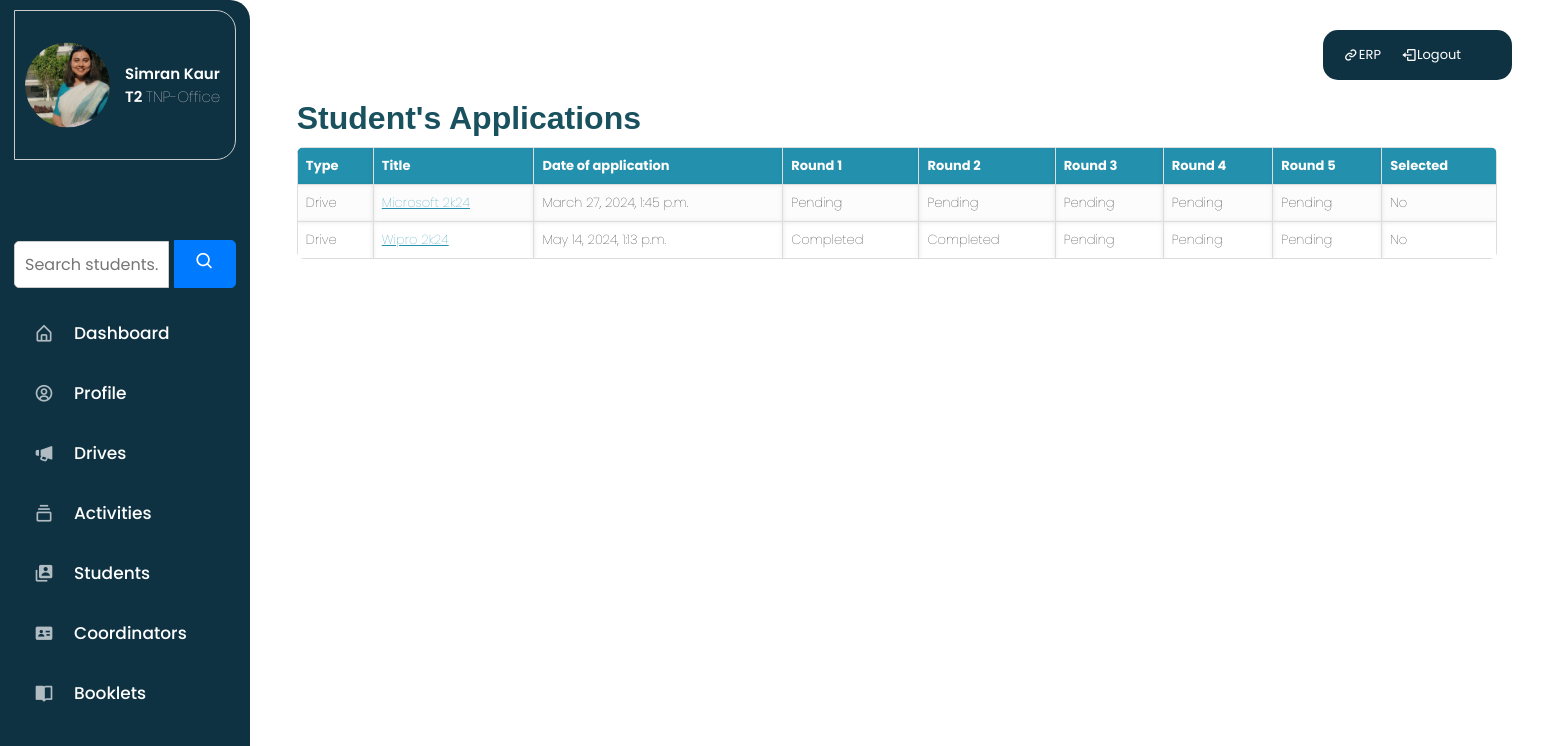
/my_applications/202001103004/ (signed in), run on the app's committed database.
### users/models.py (models this page shows, shortened)
class TNPOffice(models.Model):
    user = models.OneToOneField(CustomUser,on_delete=models.CASCADE,null=True,blank=True)
    T_ID =  models.CharField(max_length = 25,unique=True)
    NAME = models.CharField(max_length=255)
    PHONE_NO = models.PositiveIntegerField()
    EMAIL = models.EmailField()
    PERSONAL_EMAIL = models.EmailField()
    PROFILE_PHOTO = models.ImageField(upload_to='images/profiles/tnp',null=True,blank=True)

class CustomUser(AbstractUser):
    USER_CHOICES = [
        ('Student', 'Student'),
        ('Coordinator', 'Coordinator'),
        ('TNP-Office', 'TNP-Office'),
    ]
    user_type = models.CharField(max_length=15, choices=USER_CHOICES,default ='Student')
    username = models.CharField(max_length=10,null=True,blank=True)
    USERNAME_FIELD = 'email'
    REQUIRED_FIELDS = []
    email = models.EmailField(unique=True)

class DriveApplication(models.Model):
    drive= models.ForeignKey(Drive, on_delete=models.CASCADE)  # Notice the student applied for
    student = models.ForeignKey(Student, on_delete=models.CASCADE)  # Student applying for the notice
    applied_date = models.DateTimeField(auto_now_add=True)  # Date/time the application was submitted
    round1 = models.BooleanField(default=False)  # Round 1 completed or not
    round2 = models.BooleanField(default=False)  # Round 2 completed or not
    round3 = models.BooleanField(default=False)  # Round 3 completed or not
    round4 = models.BooleanField(default=False)  # Round 4 completed or not
    round5 = models.BooleanField(default=False)  # Round 5 completed or not
    selected = models.BooleanField(default=False)  # Whether the student is selected
    class Meta:
        unique_together = (('drive', 'student'),)

### notices/models.py (models this page shows, shortened)
class Drive(models.Model):
    DRIVE_STATUS_CHOICES = [
        ('Closed', 'Closed'),
        ('Active', 'Active'),
        ('Upcoming', 'Upcoming'),
    ]
    Reference_no = models.CharField(max_length=100)
    title = models.CharField(max_length=100)
    company_name = models.CharField(max_length=30)
    company_logo = models.ImageField(null=True,blank=True,upload_to='logos/')
    date = models.DateField()
    application_last_date = models.DateField(default='2002-12-02')
    content = models.TextField()
    Bond = models.CharField(max_length=50)
    industry_type = models.CharField(max_length=50)
    department = models.ManyToManyField(Department)
    job_role = models.CharField(max_length=50)
    job_location = models.CharField(max_length=50)
    job_eligibility = models.TextField()
    job_description = models.TextField()
    job_CTC = models.CharField(max_length=50)
    creation_date = models.DateTimeField(auto_now_add=True)
    drive_id = models.AutoField(primary_key=True)
    application_link = models.CharField(max_length=100,null=True,blank=True)
    resume_link = models.CharField(max_length=200, blank=True)
    num_rounds = models.IntegerField(default=1, verbose_name='Number of Rounds')
    round1 = models.CharField(max_length=100, blank=True, null=True, verbose_name='Round 1 Name',default ='Round 1')
    round2 = models.CharField(max_length=100, blank=True, null=True, verbose_name='Round 2 Name')
    round3 = models.CharField(max_length=100, blank=True, null=True, verbose_name='Round 3 Name')
    round4 = models.CharField(max_length=100, blank=True, null=True, verbose_name='Round 4 Name')
    round5 = models.CharField(max_length=100, blank=True, null=True, verbose_name='Round 5 Name')
    drive_status = models.CharField(max_length=10, choices=DRIVE_STATUS_CHOICES, default='Upcoming')
    class Meta:
        ordering = ['-creation_date']

### users/views.py (the view)
# urls.py: path('my_applications/<int:student_prn>/', views.my_applications, name='my_applications'),
@login_required
def my_applications(request, student_prn):
    student = get_object_or_404(Student, PRN=student_prn)
    applied_drives = DriveApplication.objects.filter(student=student)
    drive_applications = []
    for application in applied_drives:
        round_info = {
            'drive': application.drive,
            'applied_date': application.applied_date,  # Include applied_date in context
            'round1': application.round1,
            'round2': application.round2,
            'round3': application.round3,
            'round4': application.round4,
            'round5': application.round5,
            'selected': application.selected,
        }
        drive_applications.append(round_info)
    applied_activities = ActivityApplication.objects.filter(student=student)
    context = {
        'drive_applications': drive_applications,
        'applied_activities': applied_activities,
        'student': student
    }
    if (request.user.user_type == 'Coordinator' or request.user.user_type == 'TNP-Office') \
        or (request.user.student.PRN == student_prn):
        return render(request, 'my_applications.html', context)
    else:
        return render(request, 'dashboard.html')  # Render appropriate dashboard template

### users/templates/my_applications.html (shortened to what this page needs)
{% extends 'main.html' %}
{% block content %}
    {% if not applied_activities and not drive_applications %}
        <p>No applications found. <a href="{% url 'all-drives' %}">Go to drives</a></p>
    {% else %}
    <div class="application-table-container">
        {% if request.user.user_type != 'Student' %}
            <h1>Student's Applications </h1>
        {% else %}
            <h1>My Applications </h1>
        {% endif %}
        <table class="application-table">
            <tr>
                <th>Type</th>
                <th>Title</th>
                <th>Date of application</th>
                <th>Round 1</th>
                <th>Round 2</th>
                <th>Round 3</th>
                <th>Round 4</th>
                <th>Round 5</th>
                <th>Selected</th>
            </tr>
            {% for application in drive_applications %}
                <tr>
                    <td>Drive</td>
                    <td><a href="{% url 'drive' application.drive.pk %}" style="color: #2391ad;">{{ application.drive.title }}</a></td>
                    <td>{{ application.applied_date }}</td>
                    <td>{% if application.round1 %}Completed{% else %}Pending{% endif %}</td>
                    <td>{% if application.round2 %}Completed{% else %}Pending{% endif %}</td>
                    <td>{% if application.round3 %}Completed{% else %}Pending{% endif %}</td>
                    <td>{% if application.round4 %}Completed{% else %}Pending{% endif %}</td>
                    <td>{% if application.round5 %}Completed{% else %}Pending{% endif %}</td>
                    <td>{% if application.selected %}Yes{% else %}No{% endif %}</td>
                </tr>
            {% endfor %}
        </table>
    </div>
    {% endif %}
{% endblock %}

### notices/templates/sidebar.html (shortened to what this page needs)
{% load static %}
<!DOCTYPE html>
<html lang="en">
<head>
    <link rel="stylesheet" type="text/css" href="{% static 'css/sidebar.css' %}" />
    <link href='https://unpkg.com/boxicons@2.1.1/css/boxicons.min.css' rel='stylesheet'>
</head>
<body>
    <div class="sidebar-container">
        <div class="horizontal-bar">
            <div class="erp-logout-links">
                <a href="https://erp.mgmu.ac.in/" class="erp-col">
                    <i class='bx bx-link icon erp-icon'></i>
                    <span class="text nav-text erp-text">ERP</span>
                </a>
                <a href="{% url 'logout' %}" class="logout-col">
                    <i class='bx bx-log-out icon logout-icon'></i>
                    <span class="text nav-text logout-text">Logout</span>
                </a>
            </div>
        </div>
    <nav class="sidebar">
        <header>
            <div class="profile-container">
                <div class="profile-picture">
                    {% if user_profile.Profile_photo %}
                    <img src="{{ user_profile.Profile_photo.url }}" alt="Profile Picture" class="profile-image" />
                    {% elif user_profile.PROFILE_PHOTO %}
                    <img src="{{ user_profile.PROFILE_PHOTO.url }}" alt="Profile Picture" class="profile-image" />
                    {% else %}
                    <img src="{% static 'images/user-default.png.' %}" alt="Placeholder Profile Picture" class="profile-image" />
                    {% endif %}
                </div>
                <div class="profile-info">
                    <span class="name">
                        {% if request.user.student %}
                        {{ request.user.student.FIRST_NAME }}
                        {{ request.user.student.PRN }}
                        {% elif request.user.coordinator %}
                        {{ request.user.coordinator.NAME }}
                        {{ request.user.coordinator.C_ID }}
                        {% elif request.user.tnpoffice %}
                        {{ request.user.tnpoffice.NAME }}
                        {{ request.user.tnpoffice.T_ID }}
                        {% endif %}
                    </span>
                    <span class="profession">{% if request.user.tnpoffice %}
                        {{ request.user.user_type}}
                        {% endif %}
                    </span>
                </div>
            </div>
        </header>
        <div class="menu-bar">
            <div class="menu">
            <ul class="menu-links">
                {% if request.user.is_authenticated and request.user.user_type != 'Student' %}
                <div class="search-container">
                    <form method="GET" action="{% url 'search_students' %}">
                        <input type="text" name="query" placeholder="Search students...">
                        <button type="submit"><i class='bx bx-search'></i></button>
                    </form>
                </div>
                {% endif %}
                {% if request.user.is_authenticated and request.user.user_type == 'TNP-Office' %}
                <ul class="menu-links">
                    <li class="nav-link {% if request.path|slice:":10" == '/dashboard' %}active{% endif %}">
                        <a href="{% url 'dashboard' %}">
                            <i class='bx bx-home-alt icon' ></i>
                            <span class="text nav-text">Dashboard</span>
                        </a>
                    </li>
                    {% endif %}
                    {% if request.user.is_authenticated and request.user.user_type != 'Student' %}
                    <li class="nav-link {% if request.path|slice:":8" == '/profile' %}active{% endif %}">
                        <a href="{% url 'profile' %}">
                            <i class='bx bx-user-circle icon' ></i>
                            <span class="text nav-text">Profile</span>
                        </a>
                    </li>
                    {% endif %}
                <li class="nav-link {% if request.path|slice:":11" == '/all-drives' %}active{% endif %}">
                    <a href="{% url 'all-drives' %}">
                            <i class='bx bxs-megaphone icon' ></i>
                            <span class="text nav-text">Drives</span>
                        </a>
                    </li>
                    <li class="nav-link {% if request.path|slice:":11" == '/activities' %}active{% endif %}">
                        <a href="{% url 'activities' %}">
                            <i class='bx bx-collection icon'></i>
                            <span class="text nav-text">Activities</span>
                        </a>
                    </li>
                    {% if request.user.is_authenticated and request.user.user_type != 'Student' %}
                    <li class="nav-link {% if request.path == '/all_students/' %}active{% endif %}">
                        <a href="{% url 'all_students' %}">
                            <i class='bx bxs-user-account icon' ></i>
                            <span class="text nav-text">Students</span>
                        </a>
                    </li>
                    {% endif %}
                    {% if request.user.is_authenticated and request.user.user_type == 'TNP-Office' %}
                    <li class="nav-link {% if request.path == '/all-coordinators/' %}active{% endif %}">
                        <a href="{% url 'all_coordinators' %}">
                            <i class='bx bxs-id-card icon' ></i>
                            <span class="text nav-text">Coordinators</span>
                        </a>
                    </li>
                    {% endif %}
                    <li class="nav-link {% if request.path == '/booklets/' %}active{% endif %}">
                        <a href="{% url 'all-booklets' %}">
                            <i class='bx bxs-book-open icon' ></i>
                            <span class="text nav-text">Booklets</span>
                        </a>
                    </li>
            </ul>
            </div>
    </nav>
    </div>
</body>
</html>

### data on the page
TNPOffice: PROFILE_PHOTO (picture)
CustomUser: user.tnpoffice.NAME "Simran Kaur", user.tnpoffice.T_ID "T2", user.user_type "TNP-Office"
Drive: drive "Microsoft 2k24", applied_date "March 27, 2024, 1:45 p.m.", shows "Pending"
Drive: drive "Wipro 2k24", applied_date "May 14, 2024, 1:13 p.m.", shows "Completed"
